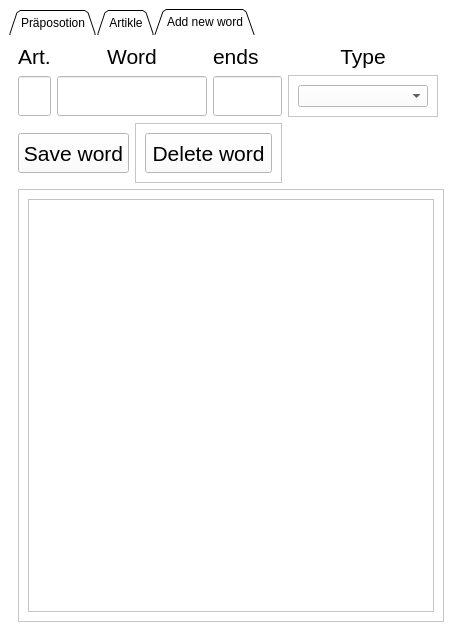
<?xml version="1.0" encoding="UTF-8"?>
<ui version="4.0">
 <class>LernenPronomen</class>
 <widget class="QMainWindow" name="LernenPronomen">
  <property name="geometry">
   <rect>
    <x>0</x>
    <y>0</y>
    <width>450</width>
    <height>640</height>
   </rect>
  </property>
  <property name="maximumSize">
   <size>
    <width>450</width>
    <height>640</height>
   </size>
  </property>
  <property name="windowTitle">
   <string>Lernen Deutsch</string>
  </property>
  <property name="windowIcon">
   <iconset>
    <normalon>:/icon/icons8-germany-48.png</normalon>
   </iconset>
  </property>
  <property name="styleSheet">
   <string notr="true">background-color: rgb(156, 156, 156);
background-color: rgb(255, 255, 255);
</string>
  </property>
  <widget class="QWidget" name="centralwidget">
   <layout class="QGridLayout" name="gridLayout_3">
    <item row="0" column="0">
     <widget class="QTabWidget" name="Preposition">
      <property name="minimumSize">
       <size>
        <width>450</width>
        <height>540</height>
       </size>
      </property>
      <property name="maximumSize">
       <size>
        <width>450</width>
        <height>640</height>
       </size>
      </property>
      <property name="styleSheet">
       <string notr="true">background-color: rgb(255, 255, 255);
border-color: rgb(0, 0, 0);</string>
      </property>
      <property name="tabPosition">
       <enum>QTabWidget::North</enum>
      </property>
      <property name="tabShape">
       <enum>QTabWidget::Triangular</enum>
      </property>
      <property name="currentIndex">
       <number>2</number>
      </property>
      <widget class="QWidget" name="tab_2">
       <attribute name="title">
        <string>Präposotion</string>
       </attribute>
       <layout class="QGridLayout" name="gridLayout">
        <item row="6" column="0" colspan="5">
         <widget class="QLabel" name="label_output">
          <property name="maximumSize">
           <size>
            <width>16777215</width>
            <height>30</height>
           </size>
          </property>
          <property name="styleSheet">
           <string notr="true">background-color: rgb(230, 235, 222);
background-color: rgb(221, 230, 255);
border-color: rgb(0, 0, 0);
font: 16pt &quot;MS Shell Dlg 2&quot;;</string>
          </property>
          <property name="text">
           <string>TextLabel</string>
          </property>
          <property name="alignment">
           <set>Qt::AlignCenter</set>
          </property>
          <property name="wordWrap">
           <bool>false</bool>
          </property>
          <property name="margin">
           <number>1</number>
          </property>
         </widget>
        </item>
        <item row="1" column="0" colspan="2">
         <widget class="QLabel" name="label_learnen">
          <property name="maximumSize">
           <size>
            <width>16777</width>
            <height>25</height>
           </size>
          </property>
          <property name="font">
           <font>
            <pointsize>16</pointsize>
           </font>
          </property>
          <property name="layoutDirection">
           <enum>Qt::LeftToRight</enum>
          </property>
          <property name="text">
           <string>Learned:</string>
          </property>
          <property name="alignment">
           <set>Qt::AlignRight|Qt::AlignTrailing|Qt::AlignVCenter</set>
          </property>
         </widget>
        </item>
        <item row="3" column="3">
         <widget class="QLabel" name="label">
          <property name="font">
           <font>
            <pointsize>12</pointsize>
           </font>
          </property>
          <property name="text">
           <string>Falsch:</string>
          </property>
          <property name="alignment">
           <set>Qt::AlignRight|Qt::AlignTrailing|Qt::AlignVCenter</set>
          </property>
          <property name="margin">
           <number>10</number>
          </property>
         </widget>
        </item>
        <item row="3" column="4">
         <widget class="QLCDNumber" name="lcdNumber_f">
          <property name="minimumSize">
           <size>
            <width>0</width>
            <height>10</height>
           </size>
          </property>
          <property name="maximumSize">
           <size>
            <width>200</width>
            <height>50</height>
           </size>
          </property>
          <property name="styleSheet">
           <string notr="true">background-color: rgb(255, 255, 255);</string>
          </property>
          <property name="frameShape">
           <enum>QFrame::Box</enum>
          </property>
          <property name="lineWidth">
           <number>0</number>
          </property>
          <property name="midLineWidth">
           <number>0</number>
          </property>
          <property name="smallDecimalPoint">
           <bool>false</bool>
          </property>
          <property name="digitCount">
           <number>6</number>
          </property>
          <property name="mode">
           <enum>QLCDNumber::Dec</enum>
          </property>
          <property name="segmentStyle">
           <enum>QLCDNumber::Filled</enum>
          </property>
         </widget>
        </item>
        <item row="1" column="4">
         <widget class="QLCDNumber" name="lcdNumber_r">
          <property name="minimumSize">
           <size>
            <width>0</width>
            <height>10</height>
           </size>
          </property>
          <property name="maximumSize">
           <size>
            <width>200</width>
            <height>50</height>
           </size>
          </property>
          <property name="styleSheet">
           <string notr="true">background-color: rgb(255, 255, 255);</string>
          </property>
          <property name="frameShape">
           <enum>QFrame::Box</enum>
          </property>
          <property name="lineWidth">
           <number>0</number>
          </property>
          <property name="midLineWidth">
           <number>0</number>
          </property>
          <property name="smallDecimalPoint">
           <bool>false</bool>
          </property>
          <property name="digitCount">
           <number>6</number>
          </property>
          <property name="mode">
           <enum>QLCDNumber::Dec</enum>
          </property>
          <property name="segmentStyle">
           <enum>QLCDNumber::Filled</enum>
          </property>
         </widget>
        </item>
        <item row="1" column="3">
         <widget class="QLabel" name="label_2">
          <property name="maximumSize">
           <size>
            <width>100</width>
            <height>50</height>
           </size>
          </property>
          <property name="font">
           <font>
            <pointsize>12</pointsize>
           </font>
          </property>
          <property name="styleSheet">
           <string notr="true">color: rgb(0, 0, 0);</string>
          </property>
          <property name="text">
           <string>Richtig:</string>
          </property>
          <property name="alignment">
           <set>Qt::AlignRight|Qt::AlignTrailing|Qt::AlignVCenter</set>
          </property>
          <property name="margin">
           <number>10</number>
          </property>
         </widget>
        </item>
        <item row="0" column="0">
         <widget class="QPushButton" name="pushButton_start">
          <property name="minimumSize">
           <size>
            <width>80</width>
            <height>80</height>
           </size>
          </property>
          <property name="maximumSize">
           <size>
            <width>80</width>
            <height>80</height>
           </size>
          </property>
          <property name="styleSheet">
           <string notr="true">image: url(:/img/start.png);
border-color: rgb(0, 0, 0);</string>
          </property>
          <property name="text">
           <string/>
          </property>
         </widget>
        </item>
        <item row="8" column="0">
         <widget class="QPushButton" name="pushButton_dat">
          <property name="enabled">
           <bool>false</bool>
          </property>
          <property name="minimumSize">
           <size>
            <width>80</width>
            <height>80</height>
           </size>
          </property>
          <property name="styleSheet">
           <string notr="true">background-color: rgb(255, 255, 255);
border-color: rgb(255, 255, 255);
image: url(:/img/dat.png);
</string>
          </property>
          <property name="inputMethodHints">
           <set>Qt::ImhNone</set>
          </property>
          <property name="text">
           <string/>
          </property>
         </widget>
        </item>
        <item row="3" column="0" colspan="2">
         <widget class="QLabel" name="label_not_learnen">
          <property name="maximumSize">
           <size>
            <width>16777</width>
            <height>25</height>
           </size>
          </property>
          <property name="font">
           <font>
            <pointsize>16</pointsize>
           </font>
          </property>
          <property name="layoutDirection">
           <enum>Qt::LeftToRight</enum>
          </property>
          <property name="text">
           <string>Not learned:</string>
          </property>
          <property name="alignment">
           <set>Qt::AlignRight|Qt::AlignTrailing|Qt::AlignVCenter</set>
          </property>
         </widget>
        </item>
        <item row="0" column="2">
         <widget class="QPushButton" name="pushButton_restart">
          <property name="enabled">
           <bool>false</bool>
          </property>
          <property name="minimumSize">
           <size>
            <width>80</width>
            <height>80</height>
           </size>
          </property>
          <property name="styleSheet">
           <string notr="true">background-color: rgb(255, 255, 255);
image: url(:/img/restart.png);</string>
          </property>
          <property name="text">
           <string/>
          </property>
         </widget>
        </item>
        <item row="0" column="4">
         <widget class="QPushButton" name="pushButton_stop">
          <property name="enabled">
           <bool>false</bool>
          </property>
          <property name="minimumSize">
           <size>
            <width>80</width>
            <height>80</height>
           </size>
          </property>
          <property name="styleSheet">
           <string notr="true">image: url(:/img/stop.png);</string>
          </property>
          <property name="text">
           <string/>
          </property>
         </widget>
        </item>
        <item row="8" column="4">
         <widget class="QPushButton" name="pushButton_akk">
          <property name="enabled">
           <bool>false</bool>
          </property>
          <property name="minimumSize">
           <size>
            <width>80</width>
            <height>80</height>
           </size>
          </property>
          <property name="maximumSize">
           <size>
            <width>120</width>
            <height>120</height>
           </size>
          </property>
          <property name="sizeIncrement">
           <size>
            <width>0</width>
            <height>0</height>
           </size>
          </property>
          <property name="baseSize">
           <size>
            <width>0</width>
            <height>0</height>
           </size>
          </property>
          <property name="styleSheet">
           <string notr="true">background-color: rgb(255, 255, 255);
image: url(:/img/akk.png);</string>
          </property>
          <property name="text">
           <string/>
          </property>
         </widget>
        </item>
        <item row="8" column="2">
         <widget class="QPushButton" name="pushButton_akk_dat">
          <property name="enabled">
           <bool>false</bool>
          </property>
          <property name="minimumSize">
           <size>
            <width>80</width>
            <height>80</height>
           </size>
          </property>
          <property name="maximumSize">
           <size>
            <width>120</width>
            <height>120</height>
           </size>
          </property>
          <property name="styleSheet">
           <string notr="true">background-color: rgb(255, 255, 255);
image: url(:/img/akk_dat.png);</string>
          </property>
          <property name="text">
           <string/>
          </property>
         </widget>
        </item>
        <item row="3" column="2">
         <widget class="QLCDNumber" name="lcdNumber_not_learned">
          <property name="minimumSize">
           <size>
            <width>0</width>
            <height>10</height>
           </size>
          </property>
          <property name="maximumSize">
           <size>
            <width>200</width>
            <height>50</height>
           </size>
          </property>
         </widget>
        </item>
        <item row="1" column="2">
         <widget class="QLCDNumber" name="lcdNumber_learned">
          <property name="minimumSize">
           <size>
            <width>0</width>
            <height>10</height>
           </size>
          </property>
          <property name="maximumSize">
           <size>
            <width>200</width>
            <height>50</height>
           </size>
          </property>
         </widget>
        </item>
       </layout>
      </widget>
      <widget class="QWidget" name="tab_1">
       <attribute name="title">
        <string>Artikle</string>
       </attribute>
       <layout class="QGridLayout" name="gridLayout_4">
        <item row="2" column="0" colspan="4">
         <widget class="QGroupBox" name="groupBox_3">
          <property name="title">
           <string>Text</string>
          </property>
          <property name="alignment">
           <set>Qt::AlignCenter</set>
          </property>
         </widget>
        </item>
        <item row="6" column="0" colspan="4">
         <widget class="QFrame" name="frame">
          <property name="frameShape">
           <enum>QFrame::StyledPanel</enum>
          </property>
          <property name="frameShadow">
           <enum>QFrame::Raised</enum>
          </property>
         </widget>
        </item>
        <item row="7" column="0">
         <widget class="QFrame" name="frame_10">
          <property name="frameShape">
           <enum>QFrame::StyledPanel</enum>
          </property>
          <property name="frameShadow">
           <enum>QFrame::Raised</enum>
          </property>
          <layout class="QGridLayout" name="gridLayout_5">
           <item row="0" column="0">
            <widget class="QPushButton" name="pushButton_3">
             <property name="minimumSize">
              <size>
               <width>0</width>
               <height>50</height>
              </size>
             </property>
             <property name="maximumSize">
              <size>
               <width>60</width>
               <height>16777215</height>
              </size>
             </property>
             <property name="text">
              <string>PushButton</string>
             </property>
            </widget>
           </item>
           <item row="0" column="1">
            <widget class="QPushButton" name="pushButton">
             <property name="minimumSize">
              <size>
               <width>50</width>
               <height>50</height>
              </size>
             </property>
             <property name="maximumSize">
              <size>
               <width>60</width>
               <height>16777215</height>
              </size>
             </property>
             <property name="text">
              <string>PushButton</string>
             </property>
            </widget>
           </item>
           <item row="0" column="2">
            <widget class="QPushButton" name="pushButton_5">
             <property name="minimumSize">
              <size>
               <width>0</width>
               <height>50</height>
              </size>
             </property>
             <property name="maximumSize">
              <size>
               <width>60</width>
               <height>16777215</height>
              </size>
             </property>
             <property name="text">
              <string>PushButton</string>
             </property>
            </widget>
           </item>
          </layout>
         </widget>
        </item>
        <item row="0" column="1" colspan="3">
         <widget class="QFrame" name="frame_9">
          <property name="frameShape">
           <enum>QFrame::StyledPanel</enum>
          </property>
          <property name="frameShadow">
           <enum>QFrame::Raised</enum>
          </property>
         </widget>
        </item>
        <item row="8" column="0">
         <widget class="QProgressBar" name="progressBar">
          <property name="enabled">
           <bool>false</bool>
          </property>
          <property name="layoutDirection">
           <enum>Qt::LeftToRight</enum>
          </property>
          <property name="autoFillBackground">
           <bool>false</bool>
          </property>
          <property name="styleSheet">
           <string notr="true">gridline-color: rgb(255, 255, 0);
</string>
          </property>
          <property name="maximum">
           <number>-1</number>
          </property>
          <property name="value">
           <number>-1</number>
          </property>
          <property name="textVisible">
           <bool>false</bool>
          </property>
         </widget>
        </item>
        <item row="3" column="0" colspan="2">
         <widget class="QFrame" name="frame_8">
          <property name="frameShape">
           <enum>QFrame::StyledPanel</enum>
          </property>
          <property name="frameShadow">
           <enum>QFrame::Raised</enum>
          </property>
          <layout class="QGridLayout" name="gridLayout_7">
           <item row="2" column="1">
            <widget class="QPushButton" name="pushButton_6">
             <property name="maximumSize">
              <size>
               <width>50</width>
               <height>16777215</height>
              </size>
             </property>
             <property name="text">
              <string>Der</string>
             </property>
            </widget>
           </item>
           <item row="2" column="2">
            <widget class="QPushButton" name="pushButton_9">
             <property name="maximumSize">
              <size>
               <width>50</width>
               <height>16777215</height>
              </size>
             </property>
             <property name="text">
              <string>Die</string>
             </property>
            </widget>
           </item>
           <item row="2" column="3">
            <widget class="QPushButton" name="pushButton_7">
             <property name="maximumSize">
              <size>
               <width>50</width>
               <height>16777215</height>
              </size>
             </property>
             <property name="text">
              <string>Das</string>
             </property>
            </widget>
           </item>
          </layout>
         </widget>
        </item>
        <item row="0" column="0" rowspan="2">
         <widget class="QFrame" name="frame_11">
          <property name="frameShape">
           <enum>QFrame::StyledPanel</enum>
          </property>
          <property name="frameShadow">
           <enum>QFrame::Raised</enum>
          </property>
          <layout class="QGridLayout" name="gridLayout_8">
           <item row="0" column="0">
            <widget class="QGroupBox" name="groupBox_2">
             <property name="maximumSize">
              <size>
               <width>200</width>
               <height>200</height>
              </size>
             </property>
             <property name="title">
              <string>Image</string>
             </property>
             <property name="alignment">
              <set>Qt::AlignCenter</set>
             </property>
            </widget>
           </item>
          </layout>
         </widget>
        </item>
       </layout>
      </widget>
      <widget class="QWidget" name="tab_3">
       <attribute name="title">
        <string>Add new word</string>
       </attribute>
       <layout class="QGridLayout" name="gridLayout_2">
        <item row="0" column="6">
         <widget class="QFrame" name="frame_6">
          <property name="frameShape">
           <enum>QFrame::StyledPanel</enum>
          </property>
          <property name="frameShadow">
           <enum>QFrame::Raised</enum>
          </property>
         </widget>
        </item>
        <item row="0" column="0">
         <widget class="QLabel" name="label_5">
          <property name="maximumSize">
           <size>
            <width>16777215</width>
            <height>30</height>
           </size>
          </property>
          <property name="font">
           <font>
            <pointsize>16</pointsize>
           </font>
          </property>
          <property name="text">
           <string>Art.</string>
          </property>
          <property name="alignment">
           <set>Qt::AlignCenter</set>
          </property>
         </widget>
        </item>
        <item row="0" column="3">
         <widget class="QLabel" name="label_3">
          <property name="font">
           <font>
            <pointsize>16</pointsize>
           </font>
          </property>
          <property name="text">
           <string>ends</string>
          </property>
         </widget>
        </item>
        <item row="0" column="1" colspan="2">
         <widget class="QLabel" name="label_4">
          <property name="font">
           <font>
            <pointsize>16</pointsize>
           </font>
          </property>
          <property name="text">
           <string>Word</string>
          </property>
          <property name="alignment">
           <set>Qt::AlignCenter</set>
          </property>
         </widget>
        </item>
        <item row="1" column="0">
         <widget class="QLineEdit" name="lineEdit_art">
          <property name="minimumSize">
           <size>
            <width>0</width>
            <height>40</height>
           </size>
          </property>
          <property name="maximumSize">
           <size>
            <width>50</width>
            <height>16777215</height>
           </size>
          </property>
          <property name="styleSheet">
           <string notr="true">background-color: rgb(255, 255, 255);</string>
          </property>
         </widget>
        </item>
        <item row="1" column="3">
         <widget class="QLineEdit" name="lineEdit_3">
          <property name="minimumSize">
           <size>
            <width>0</width>
            <height>40</height>
           </size>
          </property>
          <property name="styleSheet">
           <string notr="true">background-color: rgb(255, 255, 255);</string>
          </property>
         </widget>
        </item>
        <item row="1" column="1" colspan="2">
         <widget class="QLineEdit" name="lineEdit">
          <property name="minimumSize">
           <size>
            <width>150</width>
            <height>40</height>
           </size>
          </property>
          <property name="styleSheet">
           <string notr="true">background-color: rgb(255, 255, 255);</string>
          </property>
         </widget>
        </item>
        <item row="3" column="0" colspan="2">
         <widget class="QPushButton" name="pushButton_save_word">
          <property name="minimumSize">
           <size>
            <width>0</width>
            <height>40</height>
           </size>
          </property>
          <property name="font">
           <font>
            <pointsize>16</pointsize>
           </font>
          </property>
          <property name="text">
           <string>Save word</string>
          </property>
         </widget>
        </item>
        <item row="4" column="0" colspan="6">
         <widget class="QFrame" name="frame_2">
          <property name="frameShape">
           <enum>QFrame::StyledPanel</enum>
          </property>
          <property name="frameShadow">
           <enum>QFrame::Raised</enum>
          </property>
          <layout class="QGridLayout" name="gridLayout_10">
           <item row="0" column="0">
            <widget class="QListView" name="listView"/>
           </item>
          </layout>
         </widget>
        </item>
        <item row="0" column="5">
         <widget class="QFrame" name="frame_5">
          <property name="frameShape">
           <enum>QFrame::StyledPanel</enum>
          </property>
          <property name="frameShadow">
           <enum>QFrame::Raised</enum>
          </property>
         </widget>
        </item>
        <item row="3" column="2" colspan="2">
         <widget class="QFrame" name="frame_3">
          <property name="frameShape">
           <enum>QFrame::StyledPanel</enum>
          </property>
          <property name="frameShadow">
           <enum>QFrame::Raised</enum>
          </property>
          <layout class="QGridLayout" name="gridLayout_6">
           <item row="0" column="0">
            <widget class="QPushButton" name="pushButton_delete_word">
             <property name="minimumSize">
              <size>
               <width>0</width>
               <height>40</height>
              </size>
             </property>
             <property name="maximumSize">
              <size>
               <width>176</width>
               <height>16777215</height>
              </size>
             </property>
             <property name="baseSize">
              <size>
               <width>0</width>
               <height>0</height>
              </size>
             </property>
             <property name="font">
              <font>
               <pointsize>16</pointsize>
              </font>
             </property>
             <property name="text">
              <string>Delete word</string>
             </property>
            </widget>
           </item>
          </layout>
         </widget>
        </item>
        <item row="3" column="5">
         <widget class="QFrame" name="frame_4">
          <property name="frameShape">
           <enum>QFrame::StyledPanel</enum>
          </property>
          <property name="frameShadow">
           <enum>QFrame::Raised</enum>
          </property>
         </widget>
        </item>
        <item row="1" column="4">
         <widget class="QFrame" name="frame_7">
          <property name="minimumSize">
           <size>
            <width>150</width>
            <height>0</height>
           </size>
          </property>
          <property name="maximumSize">
           <size>
            <width>50</width>
            <height>16777215</height>
           </size>
          </property>
          <property name="frameShape">
           <enum>QFrame::StyledPanel</enum>
          </property>
          <property name="frameShadow">
           <enum>QFrame::Raised</enum>
          </property>
          <layout class="QGridLayout" name="gridLayout_9">
           <item row="0" column="0">
            <widget class="QComboBox" name="comboBox"/>
           </item>
          </layout>
         </widget>
        </item>
        <item row="0" column="4">
         <widget class="QLabel" name="label_6">
          <property name="font">
           <font>
            <pointsize>16</pointsize>
           </font>
          </property>
          <property name="text">
           <string>Type</string>
          </property>
          <property name="alignment">
           <set>Qt::AlignCenter</set>
          </property>
         </widget>
        </item>
       </layout>
      </widget>
     </widget>
    </item>
   </layout>
  </widget>
 </widget>
 <resources>
  <include location="qt.qrc"/>
  <include location="../images/qt.qrc"/>
 </resources>
 <connections/>
</ui>
